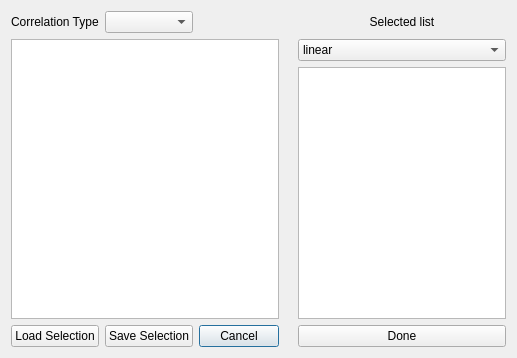
<?xml version="1.0" encoding="UTF-8"?>
<ui version="4.0">
 <class>Dialog</class>
 <widget class="QDialog" name="Dialog">
  <property name="geometry">
   <rect>
    <x>0</x>
    <y>0</y>
    <width>517</width>
    <height>358</height>
   </rect>
  </property>
  <property name="windowTitle">
   <string>LaME: Select Analytes and Ratios</string>
  </property>
  <layout class="QGridLayout" name="gridLayout">
   <item row="5" column="3" colspan="2">
    <widget class="QPushButton" name="pushButtonCancel">
     <property name="text">
      <string>Cancel</string>
     </property>
    </widget>
   </item>
   <item row="0" column="1">
    <widget class="QLabel" name="label_2">
     <property name="text">
      <string>Correlation Type</string>
     </property>
    </widget>
   </item>
   <item row="5" column="1">
    <widget class="QPushButton" name="pushButtonLoadSelection">
     <property name="text">
      <string>Load Selection</string>
     </property>
    </widget>
   </item>
   <item row="1" column="1" rowspan="3" colspan="4">
    <widget class="QTableWidget" name="tableWidgetAnalytes">
     <property name="selectionMode">
      <enum>QAbstractItemView::MultiSelection</enum>
     </property>
    </widget>
   </item>
   <item row="5" column="2">
    <widget class="QPushButton" name="pushButtonSaveSelection">
     <property name="text">
      <string>Save Selection</string>
     </property>
    </widget>
   </item>
   <item row="5" column="6">
    <widget class="QPushButton" name="pushButtonDone">
     <property name="text">
      <string>Done</string>
     </property>
    </widget>
   </item>
   <item row="2" column="5">
    <widget class="QLabel" name="labelColorbar">
     <property name="maximumSize">
      <size>
       <width>40</width>
       <height>200</height>
      </size>
     </property>
     <property name="text">
      <string/>
     </property>
    </widget>
   </item>
   <item row="0" column="6">
    <widget class="QLabel" name="label">
     <property name="text">
      <string>Selected list</string>
     </property>
     <property name="alignment">
      <set>Qt::AlignCenter</set>
     </property>
    </widget>
   </item>
   <item row="0" column="2">
    <widget class="QComboBox" name="comboBoxCorrelation"/>
   </item>
   <item row="1" column="6">
    <widget class="QComboBox" name="comboBoxScale">
     <property name="toolTip">
      <string>Apply scale to all samples</string>
     </property>
     <item>
      <property name="text">
       <string>linear</string>
      </property>
     </item>
     <item>
      <property name="text">
       <string>log</string>
      </property>
     </item>
     <item>
      <property name="text">
       <string>mixed</string>
      </property>
     </item>
    </widget>
   </item>
   <item row="2" column="6" rowspan="2">
    <widget class="QTableWidget" name="tableWidgetSelected">
     <property name="maximumSize">
      <size>
       <width>300</width>
       <height>16777215</height>
      </size>
     </property>
    </widget>
   </item>
  </layout>
 </widget>
 <resources/>
 <connections/>
</ui>
